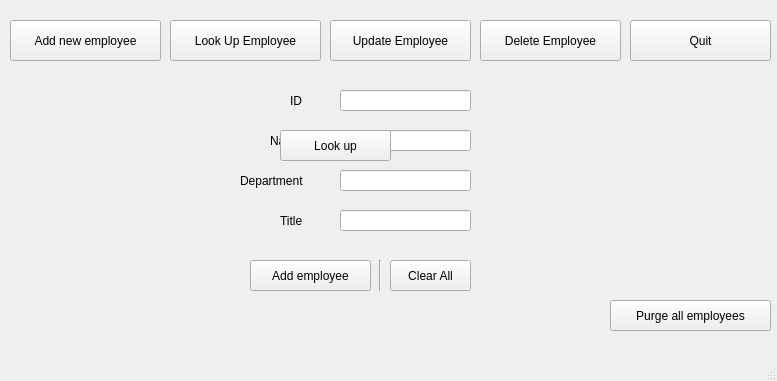
<?xml version="1.0" encoding="UTF-8"?>
<ui version="4.0">
    <class>MainWindow</class>
    <widget class="QMainWindow" name="MainWindow">
        <property name="geometry">
            <rect>
                <x>0</x>
                <y>0</y>
                <width>777</width>
                <height>381</height>
            </rect>
        </property>
        <property name="windowTitle">
            <string>MainWindow</string>
        </property>
        <widget class="QWidget" name="centralwidget">
            <widget class="QPushButton" name="add_button">
                <property name="geometry">
                    <rect>
                        <x>10</x>
                        <y>20</y>
                        <width>151</width>
                        <height>41</height>
                    </rect>
                </property>
                <property name="styleSheet">
                    <string notr="true">font: 10pt &quot;Verdana&quot;;</string>
                </property>
                <property name="text">
                    <string>Add new employee</string>
                </property>
            </widget>
            <widget class="QPushButton" name="look_up_button">
                <property name="geometry">
                    <rect>
                        <x>170</x>
                        <y>20</y>
                        <width>151</width>
                        <height>41</height>
                    </rect>
                </property>
                <property name="styleSheet">
                    <string notr="true">font: 10pt &quot;Verdana&quot;;</string>
                </property>
                <property name="text">
                    <string>Look Up Employee</string>
                </property>
            </widget>
            <widget class="QPushButton" name="update_button">
                <property name="geometry">
                    <rect>
                        <x>330</x>
                        <y>20</y>
                        <width>141</width>
                        <height>41</height>
                    </rect>
                </property>
                <property name="styleSheet">
                    <string notr="true">font: 10pt &quot;Verdana&quot;;</string>
                </property>
                <property name="text">
                    <string>Update Employee</string>
                </property>
            </widget>
            <widget class="QPushButton" name="delete_button">
                <property name="geometry">
                    <rect>
                        <x>480</x>
                        <y>20</y>
                        <width>141</width>
                        <height>41</height>
                    </rect>
                </property>
                <property name="styleSheet">
                    <string notr="true">font: 10pt &quot;Verdana&quot;;</string>
                </property>
                <property name="text">
                    <string>Delete Employee</string>
                </property>
            </widget>
            <widget class="QPushButton" name="quit_button">
                <property name="geometry">
                    <rect>
                        <x>630</x>
                        <y>20</y>
                        <width>141</width>
                        <height>41</height>
                    </rect>
                </property>
                <property name="styleSheet">
                    <string notr="true">font: 10pt &quot;Verdana&quot;;</string>
                </property>
                <property name="text">
                    <string>Quit</string>
                </property>
            </widget>
            <widget class="QWidget" name="widget" native="true">
                <property name="geometry">
                    <rect>
                        <x>230</x>
                        <y>80</y>
                        <width>261</width>
                        <height>211</height>
                    </rect>
                </property>
                <widget class="QLineEdit" name="department_input">
                    <property name="geometry">
                        <rect>
                            <x>110</x>
                            <y>90</y>
                            <width>131</width>
                            <height>21</height>
                        </rect>
                    </property>
                </widget>
                <widget class="QLabel" name="label_3">
                    <property name="geometry">
                        <rect>
                            <x>40</x>
                            <y>50</y>
                            <width>51</width>
                            <height>21</height>
                        </rect>
                    </property>
                    <property name="styleSheet">
                        <string notr="true">font: 10pt &quot;Verdana&quot;;</string>
                    </property>
                    <property name="text">
                        <string>Name</string>
                    </property>
                </widget>
                <widget class="QLabel" name="label_4">
                    <property name="geometry">
                        <rect>
                            <x>10</x>
                            <y>90</y>
                            <width>91</width>
                            <height>21</height>
                        </rect>
                    </property>
                    <property name="styleSheet">
                        <string notr="true">font: 10pt &quot;Verdana&quot;;</string>
                    </property>
                    <property name="text">
                        <string>Department</string>
                    </property>
                </widget>
                <widget class="QPushButton" name="confirm_button">
                    <property name="geometry">
                        <rect>
                            <x>20</x>
                            <y>180</y>
                            <width>121</width>
                            <height>31</height>
                        </rect>
                    </property>
                    <property name="styleSheet">
                        <string notr="true">font: 10pt &quot;Verdana&quot;;</string>
                    </property>
                    <property name="text">
                        <string>Add employee</string>
                    </property>
                </widget>
                <widget class="QLineEdit" name="name_input">
                    <property name="geometry">
                        <rect>
                            <x>110</x>
                            <y>50</y>
                            <width>131</width>
                            <height>21</height>
                        </rect>
                    </property>
                </widget>
                <widget class="QLineEdit" name="id_input">
                    <property name="geometry">
                        <rect>
                            <x>110</x>
                            <y>10</y>
                            <width>131</width>
                            <height>21</height>
                        </rect>
                    </property>
                </widget>
                <widget class="QLineEdit" name="title_input">
                    <property name="geometry">
                        <rect>
                            <x>110</x>
                            <y>130</y>
                            <width>131</width>
                            <height>21</height>
                        </rect>
                    </property>
                </widget>
                <widget class="QLabel" name="label_2">
                    <property name="geometry">
                        <rect>
                            <x>60</x>
                            <y>10</y>
                            <width>21</width>
                            <height>21</height>
                        </rect>
                    </property>
                    <property name="styleSheet">
                        <string notr="true">font: 10pt &quot;Verdana&quot;;</string>
                    </property>
                    <property name="text">
                        <string>ID</string>
                    </property>
                </widget>
                <widget class="QLabel" name="label_5">
                    <property name="geometry">
                        <rect>
                            <x>50</x>
                            <y>130</y>
                            <width>31</width>
                            <height>21</height>
                        </rect>
                    </property>
                    <property name="styleSheet">
                        <string notr="true">font: 10pt &quot;Verdana&quot;;</string>
                    </property>
                    <property name="text">
                        <string>Title</string>
                    </property>
                </widget>
                <widget class="QPushButton" name="confirm_button_2">
                    <property name="geometry">
                        <rect>
                            <x>50</x>
                            <y>50</y>
                            <width>111</width>
                            <height>31</height>
                        </rect>
                    </property>
                    <property name="styleSheet">
                        <string notr="true">font: 10pt &quot;Verdana&quot;;</string>
                    </property>
                    <property name="text">
                        <string>Look up</string>
                    </property>
                </widget>
                <widget class="Line" name="line">
                    <property name="geometry">
                        <rect>
                            <x>140</x>
                            <y>180</y>
                            <width>20</width>
                            <height>31</height>
                        </rect>
                    </property>
                    <property name="orientation">
                        <enum>Qt::Vertical</enum>
                    </property>
                </widget>
                <widget class="QPushButton" name="clear_button">
                    <property name="geometry">
                        <rect>
                            <x>160</x>
                            <y>180</y>
                            <width>81</width>
                            <height>31</height>
                        </rect>
                    </property>
                    <property name="styleSheet">
                        <string notr="true">font: 10pt &quot;Verdana&quot;;</string>
                    </property>
                    <property name="text">
                        <string>Clear All</string>
                    </property>
                </widget>
            </widget>
            <widget class="QPushButton" name="purge_button">
                <property name="geometry">
                    <rect>
                        <x>610</x>
                        <y>300</y>
                        <width>161</width>
                        <height>31</height>
                    </rect>
                </property>
                <property name="styleSheet">
                    <string notr="true">font: 10pt &quot;Verdana&quot;;</string>
                </property>
                <property name="text">
                    <string>Purge all employees</string>
                </property>
            </widget>
        </widget>
        <widget class="QMenuBar" name="menubar">
            <property name="geometry">
                <rect>
                    <x>0</x>
                    <y>0</y>
                    <width>777</width>
                    <height>23</height>
                </rect>
            </property>
        </widget>
        <widget class="QStatusBar" name="statusbar"/>
    </widget>
    <tabstops>
        <tabstop>add_button</tabstop>
        <tabstop>look_up_button</tabstop>
        <tabstop>update_button</tabstop>
        <tabstop>delete_button</tabstop>
        <tabstop>quit_button</tabstop>
        <tabstop>id_input</tabstop>
        <tabstop>name_input</tabstop>
        <tabstop>department_input</tabstop>
        <tabstop>title_input</tabstop>
        <tabstop>confirm_button</tabstop>
        <tabstop>confirm_button_2</tabstop>
    </tabstops>
    <resources/>
    <connections>
        <connection>
            <sender>id_input</sender>
            <signal>returnPressed()</signal>
            <receiver>confirm_button</receiver>
            <slot>animateClick()</slot>
            <hints>
                <hint type="sourcelabel">
                    <x>340</x>
                    <y>131</y>
                </hint>
                <hint type="destinationlabel">
                    <x>323</x>
                    <y>308</y>
                </hint>
            </hints>
        </connection>
        <connection>
            <sender>name_input</sender>
            <signal>returnPressed()</signal>
            <receiver>confirm_button</receiver>
            <slot>animateClick()</slot>
            <hints>
                <hint type="sourcelabel">
                    <x>444</x>
                    <y>162</y>
                </hint>
                <hint type="destinationlabel">
                    <x>367</x>
                    <y>302</y>
                </hint>
            </hints>
        </connection>
        <connection>
            <sender>department_input</sender>
            <signal>returnPressed()</signal>
            <receiver>confirm_button</receiver>
            <slot>animateClick()</slot>
            <hints>
                <hint type="sourcelabel">
                    <x>388</x>
                    <y>206</y>
                </hint>
                <hint type="destinationlabel">
                    <x>384</x>
                    <y>305</y>
                </hint>
            </hints>
        </connection>
        <connection>
            <sender>title_input</sender>
            <signal>returnPressed()</signal>
            <receiver>confirm_button</receiver>
            <slot>animateClick()</slot>
            <hints>
                <hint type="sourcelabel">
                    <x>340</x>
                    <y>251</y>
                </hint>
                <hint type="destinationlabel">
                    <x>347</x>
                    <y>289</y>
                </hint>
            </hints>
        </connection>
        <connection>
            <sender>add_button</sender>
            <signal>clicked()</signal>
            <receiver>add_button</receiver>
            <slot>setFocus()</slot>
            <hints>
                <hint type="sourcelabel">
                    <x>71</x>
                    <y>79</y>
                </hint>
                <hint type="destinationlabel">
                    <x>101</x>
                    <y>78</y>
                </hint>
            </hints>
        </connection>
        <connection>
            <sender>confirm_button</sender>
            <signal>clicked()</signal>
            <receiver>widget</receiver>
            <slot>update()</slot>
            <hints>
                <hint type="sourcelabel">
                    <x>298</x>
                    <y>297</y>
                </hint>
                <hint type="destinationlabel">
                    <x>268</x>
                    <y>277</y>
                </hint>
            </hints>
        </connection>
        <connection>
            <sender>confirm_button</sender>
            <signal>clicked()</signal>
            <receiver>id_input</receiver>
            <slot>update()</slot>
            <hints>
                <hint type="sourcelabel">
                    <x>307</x>
                    <y>310</y>
                </hint>
                <hint type="destinationlabel">
                    <x>380</x>
                    <y>128</y>
                </hint>
            </hints>
        </connection>
        <connection>
            <sender>confirm_button_2</sender>
            <signal>clicked()</signal>
            <receiver>widget</receiver>
            <slot>update()</slot>
            <hints>
                <hint type="sourcelabel">
                    <x>376</x>
                    <y>172</y>
                </hint>
                <hint type="destinationlabel">
                    <x>232</x>
                    <y>150</y>
                </hint>
            </hints>
        </connection>
        <connection>
            <sender>confirm_button_2</sender>
            <signal>clicked()</signal>
            <receiver>id_input</receiver>
            <slot>update()</slot>
            <hints>
                <hint type="sourcelabel">
                    <x>329</x>
                    <y>162</y>
                </hint>
                <hint type="destinationlabel">
                    <x>377</x>
                    <y>128</y>
                </hint>
            </hints>
        </connection>
    </connections>
</ui>
